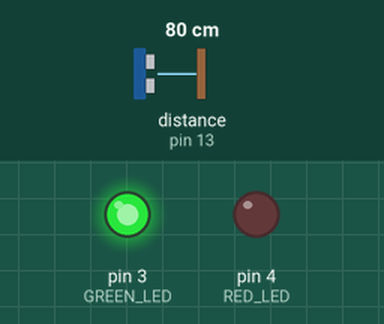
This sketch was run on a simulated Arduino Uno, built with avr-gcc and run on an emulated ATmega328P. Parts: output pins drawn as LEDs (lit = HIGH). Wiring (inferred from the names in the program): ultrasonic range finder: trigger pin 12; echo pin 13. Inputs (shaded band) come from the test bench; at power-on: distance to the obstacle (sensor on pin 13) 80 cm. The echo pulse lasts 58.3 µs per cm; pins used as bus, display or sensor lines are not drawn; what the sketch prints to the serial monitor is not drawn.

Above: at 2.3 s.
2.4 s: distance to the obstacle (sensor on pin 13) set to 65 cm
4.2 s: distance to the obstacle (sensor on pin 13) set to 56 cm
At 5.7 s:
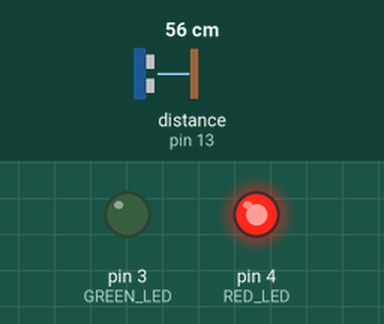
6.0 s: distance to the obstacle (sensor on pin 13) set to 120 cm
At 6.3 s:
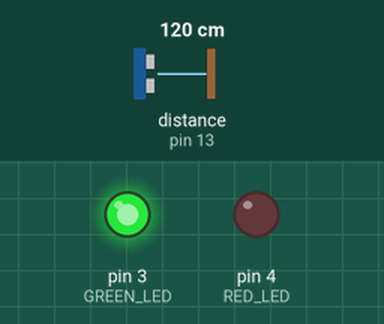
7.5 s: distance to the obstacle (sensor on pin 13) set to 2 cm
At 7.9 s:
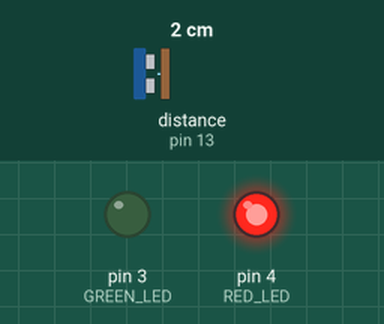
Timing chart, 0 to 10.0 s (numbered marks = the images above; inputs shaded):
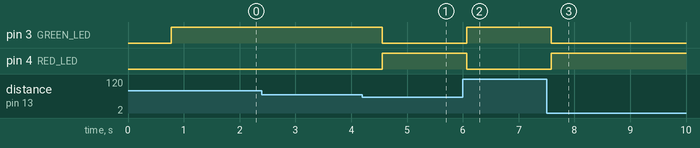

The sketch:

Temperatura.ino
```cpp
//
// Meeeno DS18B20 Digital Temperature Sensor Module

#include <DallasTemperature.h>
#include <OneWire.h>

const int OURWIRE_PIN = 2;

const int GREEN_LED = 3;
const int RED_LED = 4;

const int TRIG_PIN = 12;
const int ECHO_PIN = 13;


OneWire ourWire(OURWIRE_PIN);
DallasTemperature sensores(&ourWire);
DeviceAddress device;

void setup() {

  // Open serial communications and wait for port to open:
  Serial.begin(9600);
  while (!Serial) {
    ; // wait for serial port to connect. Needed for native USB port only
  }


  Serial.print("\nInitializing ...");
  sensores.begin();

  pinMode(GREEN_LED, OUTPUT);
  pinMode(RED_LED, OUTPUT);

  // sensor de distancia
  pinMode(TRIG_PIN,OUTPUT);
  pinMode(ECHO_PIN,INPUT);

  //if (!sensores.getAddress(device, 0)) {
  //  Serial.println("Error obteniendo la dirección del sensor");
  //}

}


void loop(void) {

  long duration;
  double distanceCm;

  sensores.requestTemperatures();

  //Serial.print(sensores.getTempCByIndex(0));
  //Serial.println(" grados cent. ");

  // distancia
  // Give a short LOW pulse beforehand to ensure a clean HIGH pulse:
  digitalWrite(TRIG_PIN, LOW);
  delayMicroseconds(2);
  digitalWrite(TRIG_PIN, HIGH);
  delayMicroseconds(10);
  //delayMicroseconds(10);
  digitalWrite(TRIG_PIN, LOW);
  duration = pulseIn(ECHO_PIN,HIGH);

  // convert the time into a distance
  distanceCm = duration / 29.1 / 2 ;

  if (distanceCm <= 0){
    Serial.println("Out of range");
  }
  else {
    //Serial.print(distanceCm);
    //Serial.print(" centímetros");
    //Serial.println();
  }

  if (distanceCm < 60) {
    digitalWrite(GREEN_LED, LOW);
    digitalWrite(RED_LED, HIGH);
  } else {
    digitalWrite(GREEN_LED, HIGH);
    digitalWrite(RED_LED, LOW);
  }

  //delay(10);


}
```

Measured:
- the behaviour switches between 60 and 59 cm on distance to the obstacle (sensor on pin 13) (found by bisection; images 0 and 1)
- after the input at 2.4 s, every drawn part: stays the same
- after the input at 4.2 s, pin 3 (GREEN_LED): HIGH → LOW after 0.36 s; pin 4 (RED_LED): LOW → HIGH after 0.36 s
- after the input at 6.0 s, pin 3 (GREEN_LED): LOW → HIGH after 0.07 s; pin 4 (RED_LED): HIGH → LOW after 0.07 s
- after the input at 7.5 s, pin 3 (GREEN_LED): HIGH → LOW after 0.08 s; pin 4 (RED_LED): LOW → HIGH after 0.08 s
